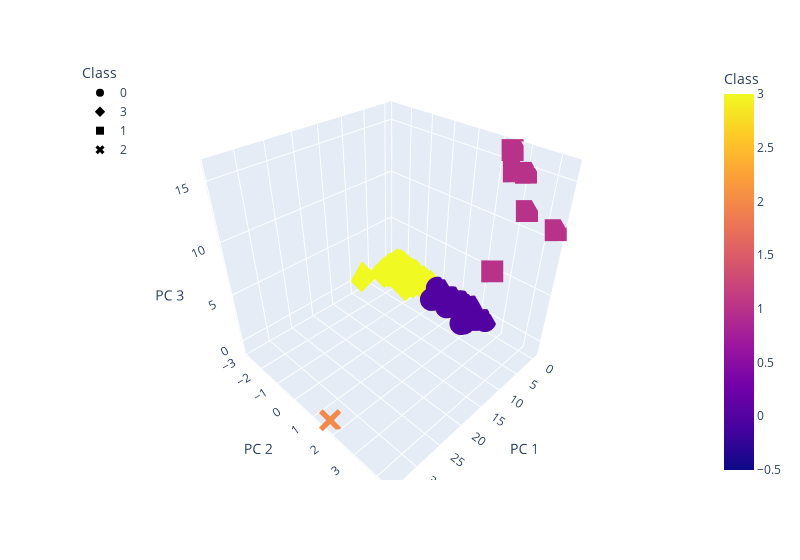

The cell this chart's notebook holds for it:
### Markdown cell above
### Deliverable 4: Visualizing Cryptocurrencies Results

#### 3D-Scatter with Clusters

### Code cell
# Creating a 3D-Scatter with the PCA data and the cluster
fig = px.scatter_3d(clustered_df, x="PC 1", y="PC 2", z="PC 3", color="Class", symbol="Class", hover_name="CoinName", hover_data=["Algorithm"],width=800)
fig.update_layout(legend=dict(x=0, y=1))
fig.show()

### Figure 1 — Plotly figure (JSON) as saved in the notebook; plotly's stock layout.template omitted (floating-point values rounded to 4 significant figures; data arrays with more than 128 entries replaced by an {"elided": "..."} marker saying what was removed)
{"data": [{"customdata": {"elided": "287x1 str values"}, "hovertemplate": "<b>%{hovertext}</b><br><br>Class=%{marker.color}<br>PC 1=%{x}<br>PC 2=%{y}<br>PC 3=%{z}<br>Algorithm=%{customdata[0]}<extra></extra>", "hovertext": {"elided": "287 str values"}, "legendgroup": "0", "marker": {"color": {"elided": "287 int values"}, "coloraxis": "coloraxis", "symbol": "circle"}, "mode": "markers", "name": "0", "scene": "scene", "showlegend": true, "type": "scatter3d", "x": {"elided": "287 float values"}, "y": {"elided": "287 float values"}, "z": {"elided": "287 float values"}}, {"customdata": {"elided": "238x1 str values"}, "hovertemplate": "<b>%{hovertext}</b><br><br>Class=%{marker.color}<br>PC 1=%{x}<br>PC 2=%{y}<br>PC 3=%{z}<br>Algorithm=%{customdata[0]}<extra></extra>", "hovertext": {"elided": "238 str values"}, "legendgroup": "3", "marker": {"color": {"elided": "238 int values"}, "coloraxis": "coloraxis", "symbol": "diamond"}, "mode": "markers", "name": "3", "scene": "scene", "showlegend": true, "type": "scatter3d", "x": {"elided": "238 float values"}, "y": {"elided": "238 float values"}, "z": {"elided": "238 float values"}}, {"customdata": [["VeChainThor Authority"], ["Proof-of-BibleHash"], ["SHA-256 + Hive"], ["Proof-of-Authority"], ["ECC 256K1"], ["Leased POS"]], "hovertemplate": "<b>%{hovertext}</b><br><br>Class=%{marker.color}<br>PC 1=%{x}<br>PC 2=%{y}<br>PC 3=%{z}<br>Algorithm=%{customdata[0]}<extra></extra>", "hovertext": ["Vechain", "BiblePay", "LitecoinCash", "Poa Network", "Acute Angle Cloud", "Waves"], "legendgroup": "1", "marker": {"color": [1, 1, 1, 1, 1, 1], "coloraxis": "coloraxis", "symbol": "square"}, "mode": "markers", "name": "1", "scene": "scene", "showlegend": true, "type": "scatter3d", "x": [4.306, -0.1725, -0.3617, -0.3874, -0.3328, -0.4115], "y": [2.95, 2.495, 3.048, 3.302, 2.631, 4.378], "z": [6.894, 16.06, 14.67, 11.74, 14.47, 11.14]}, {"customdata": [["TRC10"]], "hovertemplate": "<b>%{hovertext}</b><br><br>Class=%{marker.color}<br>PC 1=%{x}<br>PC 2=%{y}<br>PC 3=%{z}<br>Algorithm=%{customdata[0]}<extra></extra>", "hovertext": ["BitTorrent"], "legendgroup": "2", "marker": {"color": [2], "coloraxis": "coloraxis", "symbol": "x"}, "mode": "markers", "name": "2", "scene": "scene", "showlegend": true, "type": "scatter3d", "x": [34.05], "y": [1.639], "z": [-1.029]}], "layout": {"coloraxis": {"colorbar": {"title": {"text": "Class"}}, "colorscale": [[0, "#0d0887"], [0.1111, "#46039f"], [0.2222, "#7201a8"], [0.3333, "#9c179e"], [0.4444, "#bd3786"], [0.5556, "#d8576b"], [0.6667, "#ed7953"], [0.7778, "#fb9f3a"], [0.8889, "#fdca26"], [1, "#f0f921"]]}, "legend": {"title": {"text": "Class"}, "tracegroupgap": 0, "x": 0, "y": 1}, "margin": {"t": 60}, "scene": {"domain": {"x": [0, 1], "y": [0, 1]}, "xaxis": {"title": {"text": "PC 1"}}, "yaxis": {"title": {"text": "PC 2"}}, "zaxis": {"title": {"text": "PC 3"}}}, "width": 800}}
